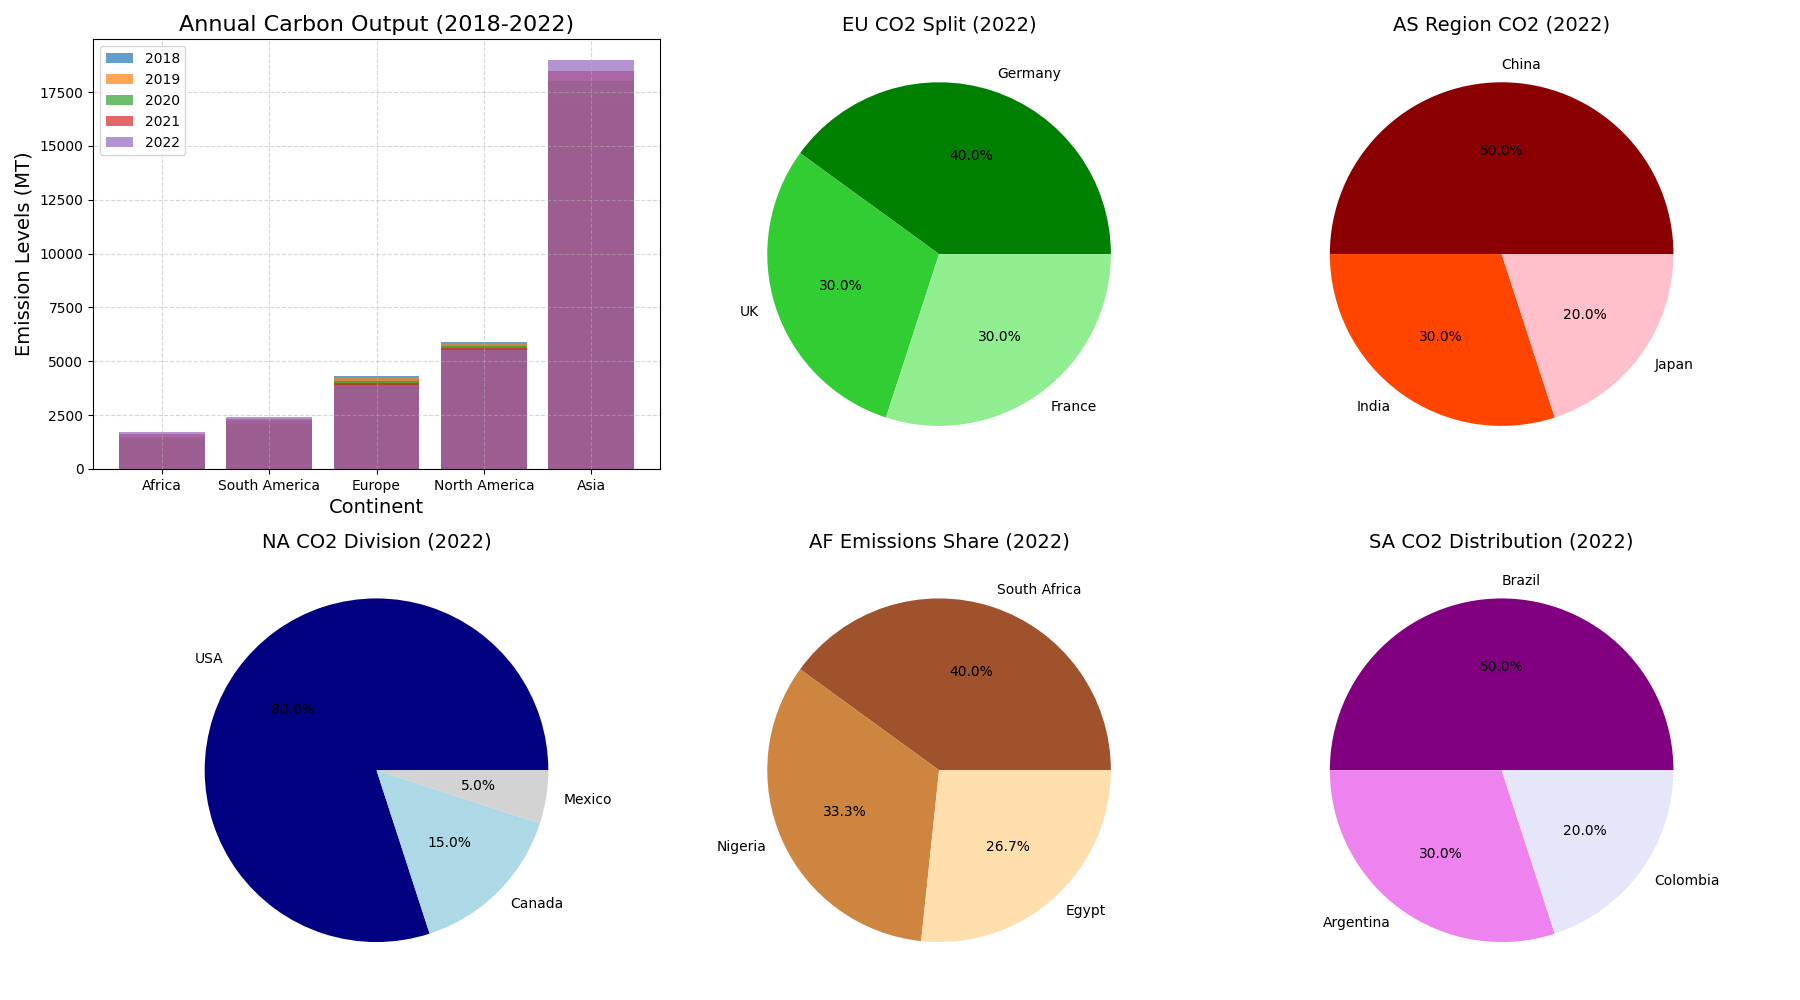

The script that drew this image:
import matplotlib.pyplot as plt
import numpy as np

# Define the data
years = ['2018', '2019', '2020', '2021', '2022']

# CO2 emissions data (in million tons) for continents, now sorted in ascending order for each year
emissions_data = {
    '2018': [('Africa', 1300), ('South America', 2000), ('Europe', 4300), ('North America', 5900), ('Asia', 17000)],
    '2019': [('Africa', 1400), ('South America', 2100), ('Europe', 4200), ('North America', 5800), ('Asia', 17500)],
    '2020': [('Africa', 1500), ('South America', 2200), ('Europe', 4100), ('North America', 5700), ('Asia', 18000)],
    '2021': [('Africa', 1600), ('South America', 2300), ('Europe', 4000), ('North America', 5600), ('Asia', 18500)],
    '2022': [('Africa', 1700), ('South America', 2400), ('Europe', 3900), ('North America', 5500), ('Asia', 19000)]
}

# Extract sorted emissions and labels for each year
sorted_years = {year: sorted(data, key=lambda x: x[1]) for year, data in emissions_data.items()}

# Prepare the figure and axis
fig, axs = plt.subplots(nrows=2, ncols=3, figsize=(18, 10))

# Main sorted bar chart for CO2 emissions
for i, year in enumerate(years):
    axs[0, 0].bar(
        [label for label, _ in sorted_years[year]],
        [emission for _, emission in sorted_years[year]],
        alpha=0.7,
        label=year
    )

axs[0, 0].set_title('Annual Carbon Output (2018-2022)', fontsize=16)
axs[0, 0].set_xlabel('Continent', fontsize=14)
axs[0, 0].set_ylabel('Emission Levels (MT)', fontsize=14)
axs[0, 0].legend(loc='upper left')
axs[0, 0].grid(True, linestyle='--', alpha=0.5)

# Subplot for North America
axs[1, 0].pie([80, 15, 5], labels=['USA', 'Canada', 'Mexico'], autopct='%1.1f%%', colors=['navy', 'lightblue', 'lightgrey'])
axs[1, 0].set_title('NA CO2 Division (2022)', fontsize=14)

# Subplot for Europe
axs[0, 1].pie([40, 30, 30], labels=['Germany', 'UK', 'France'], autopct='%1.1f%%', colors=['green', 'limegreen', 'lightgreen'])
axs[0, 1].set_title('EU CO2 Split (2022)', fontsize=14)

# Subplot for Asia
axs[0, 2].pie([50, 30, 20], labels=['China', 'India', 'Japan'], autopct='%1.1f%%', colors=['darkred', 'orangered', 'pink'])
axs[0, 2].set_title('AS Region CO2 (2022)', fontsize=14)

# Subplot for Africa
axs[1, 1].pie([30, 25, 20], labels=['South Africa', 'Nigeria', 'Egypt'], autopct='%1.1f%%', colors=['sienna', 'peru', 'navajowhite'])
axs[1, 1].set_title('AF Emissions Share (2022)', fontsize=14)

# Subplot for South America
axs[1, 2].pie([50, 30, 20], labels=['Brazil', 'Argentina', 'Colombia'], autopct='%1.1f%%', colors=['purple', 'violet', 'lavender'])
axs[1, 2].set_title('SA CO2 Distribution (2022)', fontsize=14)

# Adjust layout to avoid overlapping
plt.tight_layout()

# Display the plot
plt.show()
